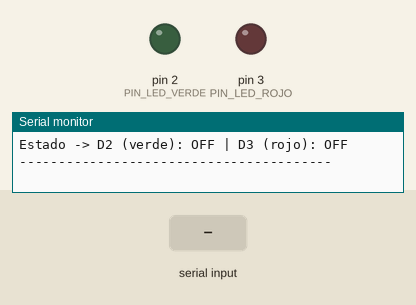
A sketch run on a simulated Arduino Uno, built with avr-gcc and run on an emulated ATmega328P. Shown: output pins drawn as LEDs (lit = HIGH), the last lines printed to the serial monitor. Inputs (shaded band) come from the test bench.

Above: at 1.4 s.
1.5 s: "V\n" received over Serial
At 2.2 s:
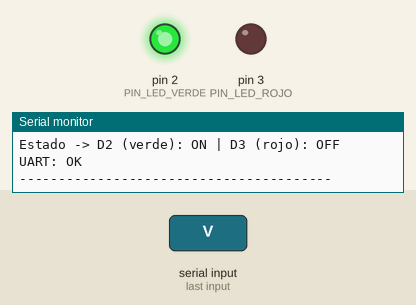
3.0 s: "R\n" received over the second serial link
At 4.2 s:
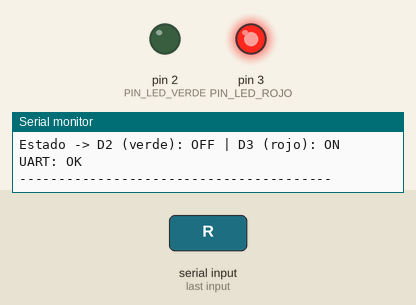
4.5 s: "A\n" received over Serial
At 5.6 s:
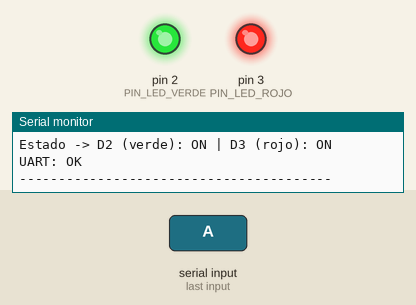
6.0 s: "V\n" received over the second serial link
At 6.6 s:
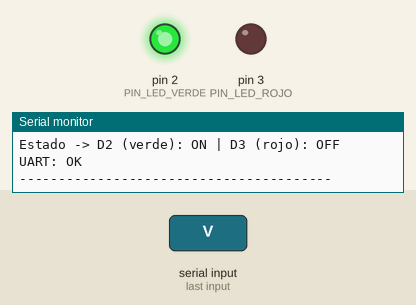
7.5 s: "R\n" received over Serial
At 7.9 s:
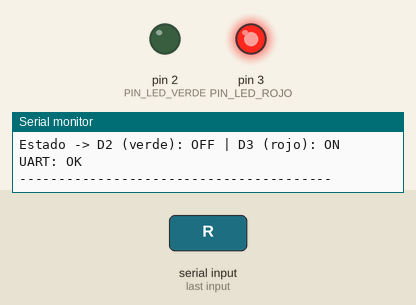
9.0 s: "A\n" received over the second serial link
At 10.0 s:
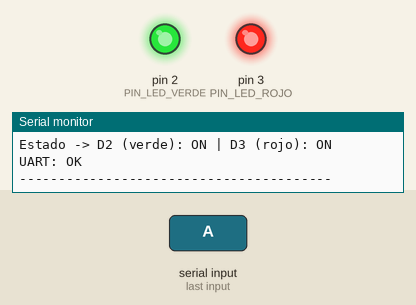
Timing chart, 0 to 11.5 s (numbered marks = the images above; inputs shaded):
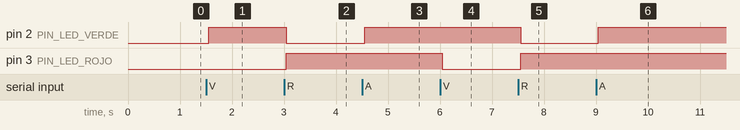

Measured:
- after the input at 1.5 s, pin 2 (PIN_LED_VERDE): LOW → HIGH after 0.05 s
- after the input at 3.0 s, pin 2 (PIN_LED_VERDE): HIGH → LOW at once; pin 3 (PIN_LED_ROJO): LOW → HIGH at once
- after the input at 4.5 s, pin 2 (PIN_LED_VERDE): LOW → HIGH after 0.05 s
- after the input at 6.0 s, pin 3 (PIN_LED_ROJO): HIGH → LOW at once
- after the input at 7.5 s, pin 2 (PIN_LED_VERDE): HIGH → LOW after 0.05 s; pin 3 (PIN_LED_ROJO): LOW → HIGH after 0.05 s
- after the input at 9.0 s, pin 2 (PIN_LED_VERDE): LOW → HIGH at once

The sketch:

sketch.ino
```cpp
/*
 * Entrega previa 2 - Escenario 5
 * Implementación de un sistema de comunicación Bluetooth mediante Arduino
 *
 * Descripción:
 *   El Arduino UNO recibe comandos de un carácter por comunicación serial
 *   UART a 9600 baudios y controla dos LEDs:
 *     V -> enciende LED verde (D2) y apaga el rojo
 *     R -> enciende LED rojo (D3) y apaga el verde
 *     A -> enciende ambos LEDs
 *     0 -> apaga ambos LEDs
 *     Cualquier otro carácter -> se notifica como comando inválido
 *
 * Canales de entrada de comandos (ambos se procesan igual):
 *   1. Bluetooth HC-05 por SoftwareSerial en D10 (RX) y D11 (TX).
 *      El HC-05 es un puente transparente: lo que el celular envía por
 *      Bluetooth (perfil SPP) llega al Arduino como bytes UART.
 *   2. Monitor serial (UART por hardware, D0/D1 vía USB). En Wokwi, que no
 *      tiene módulo HC-05, este canal reemplaza al celular para las pruebas.
 *
 * Se usa SoftwareSerial para el HC-05 y no D0/D1 porque esos pines están
 * conectados al conversor USB del Arduino: compartirlos impediría cargar el
 * programa y ver el monitor serial al mismo tiempo.
 */

#include <SoftwareSerial.h>

// ---------------- Configuración de pines ----------------
const int PIN_LED_VERDE = 2;   // D2: LED verde (con resistencia de 220 Ω)
const int PIN_LED_ROJO  = 3;   // D3: LED rojo (con resistencia de 220 Ω)
const int PIN_BT_RX     = 10;  // D10: recibe datos del pin TX del HC-05
const int PIN_BT_TX     = 11;  // D11: envía datos al pin RX del HC-05 (con divisor de tensión)

// Velocidad de comunicación: 9600 baudios (valor por defecto del HC-05)
const long BAUDIOS = 9600;

// Puerto serial por software dedicado al módulo Bluetooth
SoftwareSerial bluetooth(PIN_BT_RX, PIN_BT_TX);

// Estado actual de los LEDs (se usa para reportarlo después de cada comando)
bool verdeEncendido = false;
bool rojoEncendido  = false;

// Contador de comandos recibidos, útil para numerar las pruebas en el monitor
unsigned long numeroComando = 0;

// Envía un texto a los dos canales (monitor serial y Bluetooth)
void responder(const String &mensaje) {
  Serial.println(mensaje);
  bluetooth.println(mensaje);
}

// Aplica el estado deseado a los LEDs y lo guarda en las variables de estado
void fijarLeds(bool verde, bool rojo) {
  verdeEncendido = verde;
  rojoEncendido  = rojo;
  digitalWrite(PIN_LED_VERDE, verde ? HIGH : LOW);
  digitalWrite(PIN_LED_ROJO,  rojo  ? HIGH : LOW);
}

// Devuelve el estado de los LEDs en el formato "D2: ON | D3: OFF"
String estadoLeds() {
  return String("Estado -> D2 (verde): ") + (verdeEncendido ? "ON" : "OFF") +
         " | D3 (rojo): " + (rojoEncendido ? "ON" : "OFF");
}

// Interpreta un comando recibido por cualquiera de los dos canales
void procesarComando(char comando, const char *origen) {
  // Se ignoran los fines de línea que agregan el monitor serial y las apps
  if (comando == '\r' || comando == '\n' || comando == ' ') {
    return;
  }

  numeroComando++;
  responder(String("[") + numeroComando + "] Comando recibido por " + origen +
            ": '" + comando + "'");

  // Se aceptan mayúsculas y minúsculas
  switch (toupper(comando)) {
    case 'V':
      fijarLeds(true, false);
      responder("Accion: LED verde ENCENDIDO");
      break;
    case 'R':
      fijarLeds(false, true);
      responder("Accion: LED rojo ENCENDIDO");
      break;
    case 'A':
      fijarLeds(true, true);
      responder("Accion: AMBOS LEDs ENCENDIDOS");
      break;
    case '0':
      fijarLeds(false, false);
      responder("Accion: AMBOS LEDs APAGADOS");
      break;
    default:
      // Validación de comandos incorrectos: los LEDs conservan su estado
      responder("ERROR: comando invalido. Use V, R, A o 0");
      break;
  }

  responder(estadoLeds());
  responder("UART: OK");
  responder("----------------------------------------");
}

void setup() {
  // Pines de los LEDs como salidas, inicialmente apagados
  pinMode(PIN_LED_VERDE, OUTPUT);
  pinMode(PIN_LED_ROJO, OUTPUT);
  fijarLeds(false, false);

  // Inicialización de los dos puertos seriales a 9600 baudios
  Serial.begin(BAUDIOS);
  bluetooth.begin(BAUDIOS);

  responder("=== Sistema Bluetooth Arduino UNO listo ===");
  responder("UART a 9600 baudios, 8 bits de datos, sin paridad, 1 bit de parada");
  responder("Comandos: V = verde | R = rojo | A = ambos | 0 = apagar");
  responder(estadoLeds());
  responder("----------------------------------------");
}

void loop() {
  // Lectura no bloqueante: solo se lee cuando hay bytes en el buffer

  // Comandos que llegan desde el celular a través del HC-05
  if (bluetooth.available() > 0) {
    procesarComando((char)bluetooth.read(), "Bluetooth");
  }

  // Comandos que llegan desde el monitor serial (simulación en Wokwi)
  if (Serial.available() > 0) {
    procesarComando((char)Serial.read(), "Monitor serial");
  }
}
```
